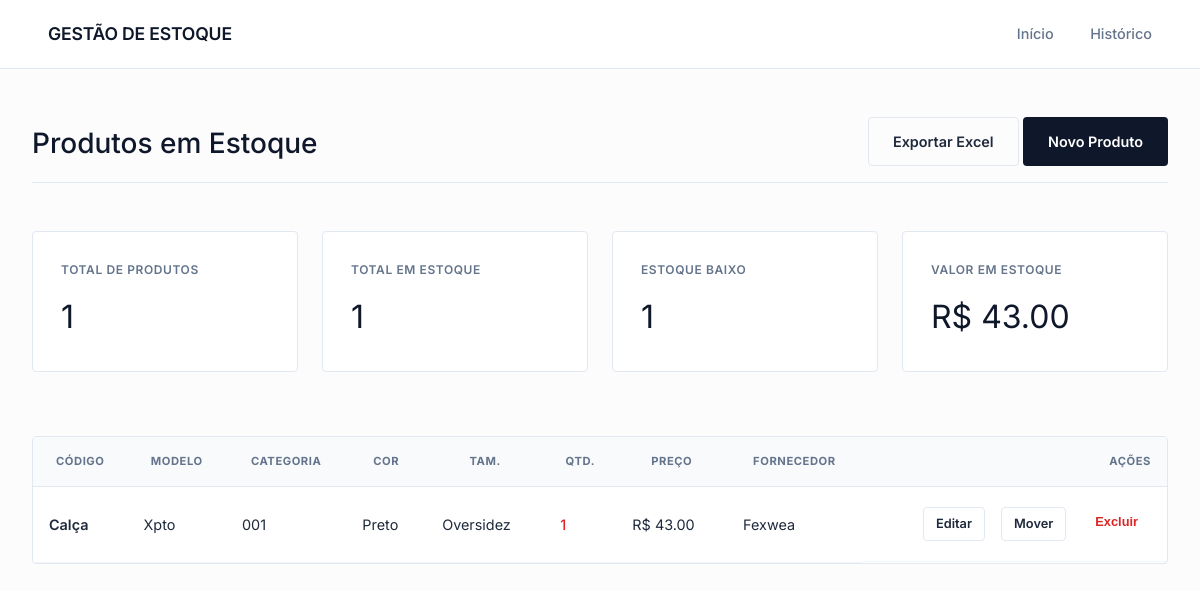
Before: / with the older database file.
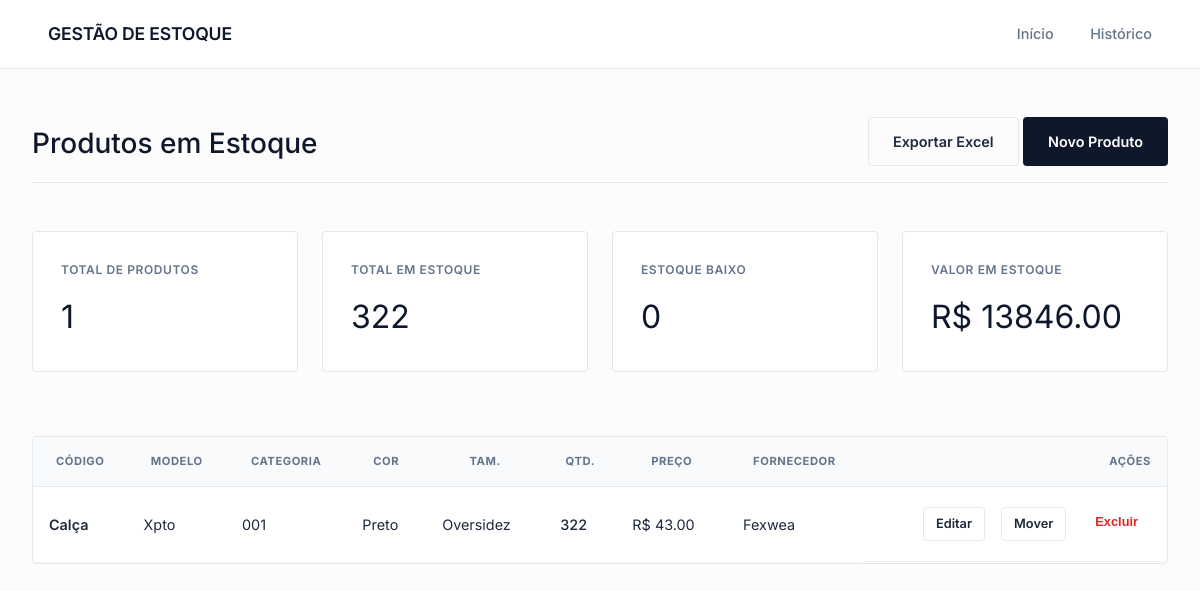
After: the same page with the newer database file.
### tables this page shows
CREATE TABLE produtos (
            id INTEGER PRIMARY KEY AUTOINCREMENT,
            codigo TEXT NOT NULL UNIQUE,
            nome_modelo TEXT NOT NULL,
            categoria TEXT NOT NULL,
            cor TEXT NOT NULL,
            tamanho TEXT NOT NULL,
            quantidade INTEGER NOT NULL DEFAULT 0,
            preco REAL NOT NULL,
            fornecedor TEXT,
            data_cadastro DATETIME DEFAULT CURRENT_TIMESTAMP
        );

### app.py (the view)
@app.route("/")
def index():
    conn = get_connection()
    produtos = conn.execute("""
        SELECT * FROM produtos
        ORDER BY id DESC
    """).fetchall()
    total_produtos = conn.execute("""
        SELECT COUNT(*) as total FROM produtos
    """).fetchone()["total"]
    total_itens = conn.execute("""
        SELECT SUM(quantidade) as total FROM produtos
    """).fetchone()["total"] or 0
    valor_total = conn.execute("""
        SELECT SUM(quantidade * preco) as total FROM produtos
    """).fetchone()["total"] or 0
    produtos_baixo_estoque = conn.execute("""
        SELECT COUNT(*) as total FROM produtos
        WHERE quantidade <= 5
    """).fetchone()["total"]
    conn.close()
    return render_template(
        "index.html",
        produtos=produtos,
        total_produtos=total_produtos,
        total_itens=total_itens,
        valor_total=valor_total,
        produtos_baixo_estoque=produtos_baixo_estoque
    )

### database.py (called while the page is built)
def get_connection():
    conn = sqlite3.connect(DATABASE_NAME)
    conn.row_factory = sqlite3.Row
    return conn

### templates/index.html (shortened to what this page needs)
{% extends "base.html" %}
{% block content %}
<div class="topo-pagina">
    <h2>Produtos em Estoque</h2>
    <div class="acoes-topo">
        <a href="{{ url_for('exportar_excel') }}" class="botao botao-secundario">Exportar Excel</a>
        <a href="{{ url_for('novo_produto') }}" class="botao botao-primary">Novo Produto</a>
    </div>
</div>
<div class="dashboard">
    <div class="card">
        <h3>Total de Produtos</h3>
        <p>{{ total_produtos }}</p>
    </div>
    <div class="card">
        <h3>Total em Estoque</h3>
        <p>{{ total_itens }}</p>
    </div>
    <div class="card">
        <h3>Estoque Baixo</h3>
        <p class="{% if produtos_baixo_estoque > 0 %}text-danger{% endif %}">{{ produtos_baixo_estoque }}</p>
    </div>
    <div class="card">
        <h3>Valor em Estoque</h3>
        <p>R$ {{ "%.2f"|format(valor_total) }}</p>
    </div>
</div>
{% if produtos %}
<div class="table-container">
    <table>
        <thead>
            <tr>
                <th>Código</th>
                <th>Modelo</th>
                <th>Categoria</th>
                <th>Cor</th>
                <th>Tam.</th>
                <th>Qtd.</th>
                <th>Preço</th>
                <th>Fornecedor</th>
                <th style="text-align: right;">Ações</th>
            </tr>
        </thead>
        <tbody>
            {% for produto in produtos %}
            <tr>
                <td style="font-weight: 600;">{{ produto.codigo }}</td>
                <td>{{ produto.nome_modelo }}</td>
                <td>{{ produto.categoria }}</td>
                <td>{{ produto.cor }}</td>
                <td>{{ produto.tamanho }}</td>
                <td>
                    <span class="{% if produto.quantidade <= 5 %}text-danger{% endif %}" style="font-weight: 500;">
                        {{ produto.quantidade }}
                    </span>
                </td>
                <td>R$ {{ "%.2f"|format(produto.preco) }}</td>
                <td>{{ produto.fornecedor or "-" }}</td>
                <td class="actions-cell">
                    <a href="{{ url_for('editar_produto', id=produto.id) }}" class="botao botao-secundario" style="padding: 0.35rem 0.75rem; font-size: 0.8rem;">
                        Editar
                    </a>
                    <a href="{{ url_for('movimentar_produto', id=produto.id) }}" class="botao botao-secundario" style="padding: 0.35rem 0.75rem; font-size: 0.8rem;">
                        Mover
                    </a>
                    <form action="{{ url_for('excluir_produto', id=produto.id) }}"
                          method="POST"
                          style="display: inline;">
                        <button type="submit"
                                class="botao botao-danger"
                                style="padding: 0.35rem 0.75rem; font-size: 0.8rem;"
                                onclick="return confirm('Confirmar exclusão?')">
                            Excluir
                        </button>
                    </form>
                </td>
            </tr>
            {% endfor %}
        </tbody>
    </table>
</div>
{% else %}
<div class="card-info">
    <p>Nenhum produto cadastrado. Utilize o botão acima para adicionar.</p>
</div>
{% endif %}
{% endblock %}

### templates/base.html (shortened to what this page needs)
<!DOCTYPE html>
<html lang="pt-BR">
<head>
    <link rel="stylesheet" href="{{ url_for('static', filename='style.css') }}">
</head>
<body>
    <header>
        <div class="header-logo">
            <h1>Gestão de Estoque</h1>
        </div>
        <nav>
            <a href="{{ url_for('index') }}">Início</a>
            <a href="{{ url_for('historico_movimentacoes') }}">Histórico</a>
        </nav>
    </header>
    <main>
        {% block content %}{% endblock %}
    </main>
</body>
</html>

### static/style.css (style rules this page uses)
:root { --primary: #0f172a; --accent: #2563eb; --text-main: #1e293b; --text-muted: #64748b; --bg: #fcfcfd; --surface: #ffffff; --border: #e2e8f0; --danger: #dc2626; --success: #059669; --radius: 4px; --shadow-sm: 0 1px 2px 0 rgb(0 0 0 / 0.05); }
* { box-sizing: border-box; margin: 0; padding: 0; }
body { font-family: 'Inter', -apple-system, system-ui, sans-serif; background-color: var(--bg); color: var(--text-main); line-height: 1.6; -webkit-font-smoothing: antialiased; }
header { background-color: var(--surface); border-bottom: 1px solid var(--border); padding: 1.25rem 3rem; display: flex; justify-content: space-between; align-items: center; }
header h1 { font-size: 1.1rem; font-weight: 600; letter-spacing: -0.01em; text-transform: uppercase; color: var(--primary); }
nav a { color: var(--text-muted); text-decoration: none; margin-left: 2rem; font-size: 0.9rem; font-weight: 500; transition: color 0.2s; }
main { max-width: 1300px; margin: 3rem auto; padding: 0 2rem; }
.topo-pagina { display: flex; justify-content: space-between; align-items: flex-end; margin-bottom: 3rem; border-bottom: 1px solid var(--border); padding-bottom: 1rem; }
h2 { font-size: 1.75rem; font-weight: 500; color: var(--primary); }
.dashboard { display: grid; grid-template-columns: repeat(4, 1fr); gap: 1.5rem; margin-bottom: 4rem; }
.card { background: var(--surface); padding: 1.75rem; border: 1px solid var(--border); border-radius: var(--radius); }
.card h3 { font-size: 0.75rem; font-weight: 600; color: var(--text-muted); text-transform: uppercase; letter-spacing: 0.05em; margin-bottom: 0.75rem; }
.card p { font-size: 2rem; font-weight: 400; color: var(--primary); }
.table-container { background: var(--surface); border: 1px solid var(--border); border-radius: var(--radius); overflow: hidden; }
table { width: 100%; border-collapse: collapse; }
table th { background: #f8fafc; padding: 1rem; font-size: 0.7rem; font-weight: 700; text-transform: uppercase; letter-spacing: 0.05em; color: var(--text-muted); border-bottom: 1px solid var(--border); }
table td { padding: 1.25rem 1rem; font-size: 0.9rem; border-bottom: 1px solid #f1f5f9; }
.botao { display: inline-flex; align-items: center; justify-content: center; padding: 0.75rem 1.5rem; font-size: 0.9rem; font-weight: 600; border-radius: var(--radius); cursor: pointer; text-decoration: none; transition: all 0.2s; border: 1px solid transparent; }
.botao-primary { background-color: var(--primary); color: white; }
.botao-secundario { background-color: transparent; border: 1px solid var(--border); color: var(--text-main); }
.botao-danger { color: var(--danger); background: transparent; }
.actions-cell { display: flex; gap: 1rem; justify-content: flex-end; }

Changed rows visible on the page:
changed produtos "Calça": quantidade "1" → "322"
Other visible differences:
{{ total_itens }}: "1" → "322"
{{ produtos_baixo_estoque }}: "1" → "0"
{{ "%.2f"|format(valor_total) }}: "43.00" → "13846.00"
